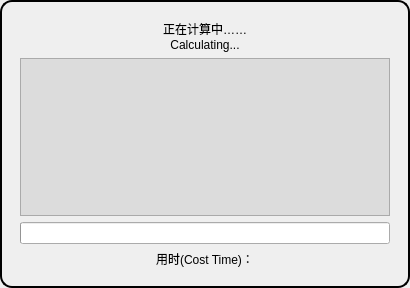
<?xml version="1.0" encoding="UTF-8"?>
<ui version="4.0">
 <class>WaitingWidget</class>
 <widget class="QDialog" name="WaitingWidget">
  <property name="geometry">
   <rect>
    <x>0</x>
    <y>0</y>
    <width>410</width>
    <height>288</height>
   </rect>
  </property>
  <property name="sizePolicy">
   <sizepolicy hsizetype="Fixed" vsizetype="Fixed">
    <horstretch>0</horstretch>
    <verstretch>0</verstretch>
   </sizepolicy>
  </property>
  <property name="windowTitle">
   <string>Dialog</string>
  </property>
  <property name="styleSheet">
   <string notr="true">#WaitingWidget {
	border-radius: 12px;
	border: 2px solid rgb(0, 0, 0);
}</string>
  </property>
  <layout class="QVBoxLayout" name="verticalLayout">
   <property name="leftMargin">
    <number>20</number>
   </property>
   <property name="topMargin">
    <number>20</number>
   </property>
   <property name="rightMargin">
    <number>20</number>
   </property>
   <property name="bottomMargin">
    <number>20</number>
   </property>
   <item>
    <widget class="QLabel" name="label">
     <property name="layoutDirection">
      <enum>Qt::RightToLeft</enum>
     </property>
     <property name="text">
      <string>正在计算中……
Calculating...</string>
     </property>
     <property name="alignment">
      <set>Qt::AlignCenter</set>
     </property>
    </widget>
   </item>
   <item>
    <widget class="WaitingWidgetScreen" name="screen">
     <property name="sizePolicy">
      <sizepolicy hsizetype="Preferred" vsizetype="Preferred">
       <horstretch>0</horstretch>
       <verstretch>1</verstretch>
      </sizepolicy>
     </property>
     <property name="styleSheet">
      <string notr="true">#screen {
	background-color: gainsboro
}</string>
     </property>
     <property name="frameShape">
      <enum>QFrame::StyledPanel</enum>
     </property>
     <property name="frameShadow">
      <enum>QFrame::Raised</enum>
     </property>
    </widget>
   </item>
   <item>
    <widget class="QProgressBar" name="progressBar">
     <property name="value">
      <number>0</number>
     </property>
     <property name="textVisible">
      <bool>false</bool>
     </property>
    </widget>
   </item>
   <item>
    <widget class="QLabel" name="time">
     <property name="text">
      <string>用时(Cost Time)：</string>
     </property>
     <property name="alignment">
      <set>Qt::AlignCenter</set>
     </property>
    </widget>
   </item>
  </layout>
 </widget>
 <customwidgets>
  <customwidget>
   <class>WaitingWidgetScreen</class>
   <extends>QFrame</extends>
   <header location="global">waitingwidget.h</header>
   <container>1</container>
  </customwidget>
 </customwidgets>
 <resources/>
 <connections/>
</ui>
